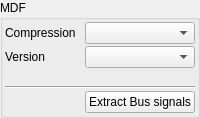
            <widget class="QGroupBox" name="groupBox_2">
             <property name="title">
              <string>MDF</string>
             </property>
             <layout class="QGridLayout" name="gridLayout_5">
              <property name="leftMargin">
               <number>2</number>
              </property>
              <property name="topMargin">
               <number>2</number>
              </property>
              <property name="rightMargin">
               <number>2</number>
              </property>
              <property name="bottomMargin">
               <number>2</number>
              </property>
              <property name="spacing">
               <number>2</number>
              </property>
              <item row="0" column="0">
               <widget class="QLabel" name="label__1">
                <property name="text">
                 <string>Compression</string>
                </property>
               </widget>
              </item>
              <item row="3" column="0" colspan="3">
               <widget class="Line" name="line_12">
                <property name="orientation">
                 <enum>Qt::Horizontal</enum>
                </property>
               </widget>
              </item>
              <item row="2" column="1">
               <widget class="QLabel" name="label_26">
                <property name="text">
                 <string/>
                </property>
               </widget>
              </item>
              <item row="1" column="1" colspan="2">
               <widget class="QComboBox" name="extract_bus_format">
                <property name="sizeAdjustPolicy">
                 <enum>QComboBox::AdjustToContents</enum>
                </property>
               </widget>
              </item>
              <item row="0" column="1" colspan="2">
               <widget class="QComboBox" name="extract_bus_compression">
                <property name="sizeAdjustPolicy">
                 <enum>QComboBox::AdjustToContents</enum>
                </property>
               </widget>
              </item>
              <item row="4" column="0">
               <spacer name="horizontalSpacer_4">
                <property name="orientation">
                 <enum>Qt::Horizontal</enum>
                </property>
                <property name="sizeHint" stdset="0">
                 <size>
                  <width>40</width>
                  <height>20</height>
                 </size>
                </property>
               </spacer>
              </item>
              <item row="4" column="1" colspan="2">
               <widget class="QPushButton" name="extract_bus_btn">
                <property name="text">
                 <string>Extract Bus signals</string>
                </property>
                <property name="icon">
                 <iconset resource="resource.qrc">
                  <normaloff>:/down.png</normaloff>:/down.png</iconset>
                </property>
               </widget>
              </item>
              <item row="1" column="0">
               <widget class="QLabel" name="label_24">
                <property name="text">
                 <string>Version</string>
                </property>
               </widget>
              </item>
             </layout>
            </widget>
